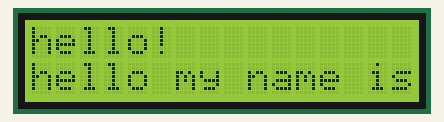
This sketch was run on a simulated Arduino Uno, built with avr-gcc and run on an emulated ATmega328P. Shown: 16×2 character LCD.

Above: at 0.1 s.
At 1.1 s:
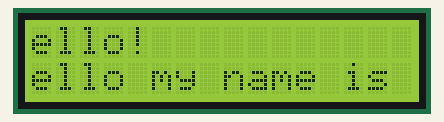
At 2.6 s:
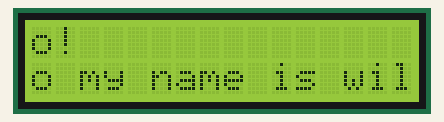
At 4.1 s:
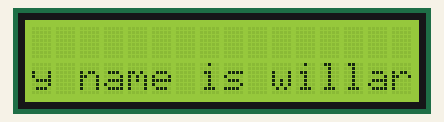
At 5.6 s:
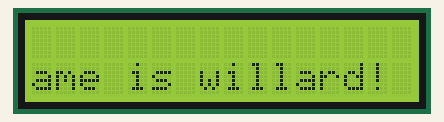
At 7.1 s:
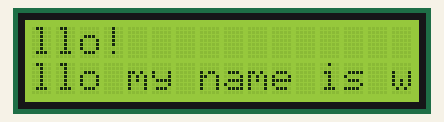

Measured:
- by itself, everything shown: repeats every 5.5 s, in 12 steps
- what the display in image 1 shows lasts 0.5 s, from 1.1 s to 1.6 s

The sketch:

Random_Quotes1.ino
```cpp
#include <LiquidCrystal.h>
LiquidCrystal lcd1(12,11,5,4,3,2);

int b1In = 6;
int b1State;

int x=0;
void setup() {
  // put your setup code here, to run once:
Serial.begin(9600);
lcd1.begin(16,2);  //16X2 LCD
pinMode(b1In, INPUT);
lcd1.print("hello!");
lcd1.setCursor(0,1);
lcd1.print("hello my name is willard!");

delay(1000);


}
void loop() {
  // put your main code here, to run repeatedly:
for(x; x<=9; x++){  //moves screen to the left
lcd1.scrollDisplayLeft();
delay(500);
}
for(x; x>=0; x--){ //moves screen to the right
lcd1.scrollDisplayRight();

}
}
```
